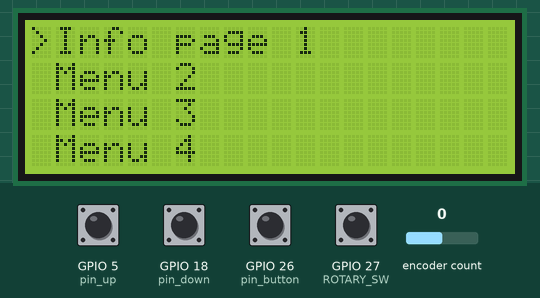
Recording of a sketch running on a simulated ESP32. Parts: 20×4 character LCD. The inputs (shaded band) are chosen by the test bench; at power-on: GPIO 5 (pin_up), GPIO 18 (pin_down), GPIO 26 (pin_button), GPIO 27 (ROTARY_SW) HIGH, encoder count 0. What the sketch prints to the serial monitor is not drawn.

Above: at 1.3 s.
1.4 s: GPIO 26 (pin_button) pulled LOW for 0.15 s
At 2.7 s:
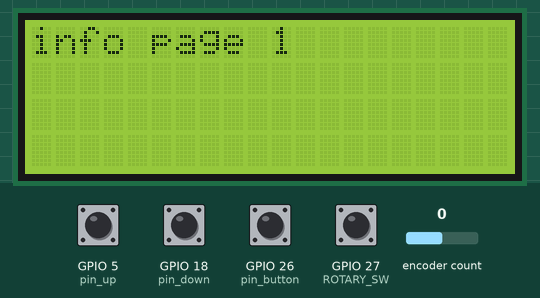
4.5 s: GPIO 26 (pin_button) pulled LOW for 1 s
At 6.5 s:
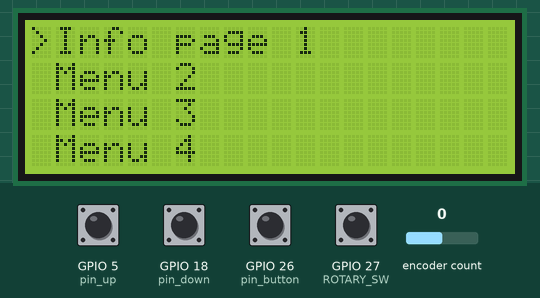
7.0 s: GPIO 5 (pin_up) pulled LOW for 0.15 s
At 7.07 s:
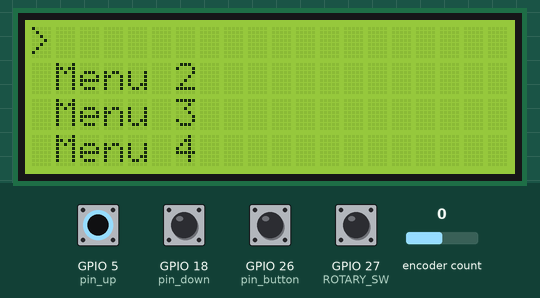
8.6 s: GPIO 18 (pin_down) pulled LOW for 0.15 s
At 9.9 s:
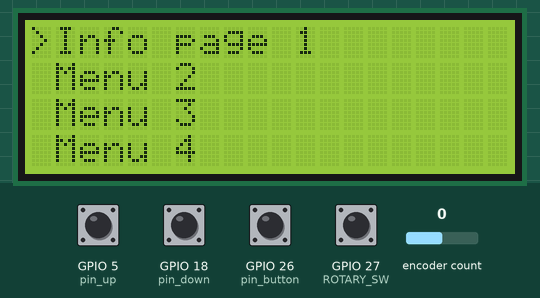
10.2 s: GPIO 26 (pin_button) pulled LOW for 0.15 s
At 10.6 s:
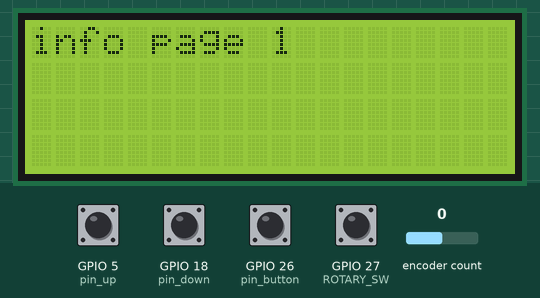
Timing chart, 0 to 13.2 s (numbered marks = the images above; inputs shaded):
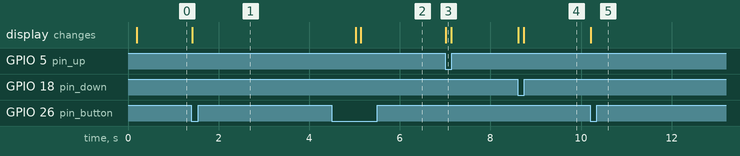

Measured:
- after the input at 1.4 s, the display: changes at once (image 1)
- after the input at 4.5 s, the display: first changes after 0.52 s (image 2 shows a later state)
- after the input at 7.0 s, the display: changes at once (image 3)
- after the input at 8.6 s, the display: first changes at once (image 4 shows a later state)
- after the input at 10.2 s, the display: changes at once (image 5)

The sketch:

LCDscrollmenu.ino
```cpp
#include <Arduino.h>

/*
 * Concept of scrolling LCD menu.
 *
 * you have to uncomment at least either BUTTON_ENABKED, or either ROTARY_ENABLED (, or both).
 *
 */
#define BUTTONS_ENABLED         // uncomment this line if you want use buttons
#define ROTARY_ENABLED         // uncomment this line if you want use rotary encoder switch

// control menu by buttons
#ifdef BUTTONS_ENABLED
  #define pin_up 5
  #define pin_down 18
  #define pin_button 26
#endif

// control menu by rotary switch
#ifdef ROTARY_ENABLED
  #define ROTARY_A 4      // somtimes reffering as CLK on rotary switch
  #define ROTARY_B  15    // somtimes reffering as DT on rotary switch
  #define ROTARY_SW  27   // rotary button pin

  #define CLICKS_PER_STEP   4   // this number depends on your rotary encoder
  #include "ESPRotary.h";
  ESPRotary r;
  #include "Button2.h"; //  https://github.com/LennartHennigs/Button2
  Button2 b;
#endif

#include <LiquidCrystal_I2C.h>
#define LCDADDR 0x27                           // address of LCD on I2C bus
#define LCDLINES 4                             // how many lines of the LCD
#define LCDCOLUMNS 20                          // how many columns of the LCD
LiquidCrystal_I2C lcd(LCDADDR, LCDCOLUMNS, LCDLINES);
// roundup = ceil();

int menu_cursor = 0;
int cursorpos_prev=1;   //dont change it

const int maxmenuitem = 14;      // elements number of menu_labels
const char *menu_labels [maxmenuitem] =   // create menu labels
  {
   "Info page 1",
   "Menu 2",
   "Menu 3",
   "Menu 4",
   "Menu 5",
   "Menu 6",
   "Menu 7",
   "Menu 8",
   "Menu 9",
   "Menu 10",
   "Menu 11",
   "Menu 12",
   "Menu 13",
   "Lastmenu"
    };

bool menu_selected [maxmenuitem] = { false };
/*
    false,
    false,
    false,
    false,
    false,
    false,
    false,
    false
    };
*/

/*  not in use.
 //count elements of an array
int arrayCount (char *arr)
{
  return sizeof(arr)/sizeof(*arr);
}
*/

/*
 *
 * rotary
 *
 */
#ifdef ROTARY_ENABLED
// single click
void click(Button2& btn) {
  buttonSelect();
  Serial.println("Click!");
}

// long click
void resetPosition(Button2& btn) {
  r.resetPosition();
  Serial.println("Reset!");
}
#endif


/*
 *
 * MENU
 *
 */
void showMenu(int cursorpos)
{
  Serial.println(cursorpos);

  if (cursorpos < LCDLINES)
    {
    if ( maxmenuitem < LCDLINES)
      {
      for (int ROW=0; ROW < maxmenuitem; ROW++)
        {
        lcd.setCursor(1,ROW);
        lcd.print("               ");
        delay(10);
        lcd.setCursor(1,ROW);
        lcd.print(menu_labels[ROW]);
        Serial.print("1st ");
        Serial.print("Menu label: "); Serial.println(menu_labels[ROW]);
        }
      }
    else
      {
      for (int ROW=0; ROW < LCDLINES; ROW++)
        {
        lcd.setCursor(1,ROW);
        lcd.print("               ");
        delay(10);
        lcd.setCursor(1,ROW);
        lcd.print(menu_labels[ROW]);
        Serial.print("2nd ");
        Serial.print("Menu label: "); Serial.println(menu_labels[ROW]);
        }
      }
    }
  else
    {
    int labelPos = cursorpos-(LCDLINES-1);
    for (int ROW=0; ROW < 4 ; ROW++)
      {
      lcd.setCursor(1,ROW);
      lcd.print("               ");
      lcd.setCursor(1,ROW);
      int labelno= labelPos + ROW;
      lcd.print(menu_labels[labelno]);
      Serial.print("3rd ");
      Serial.print("Menu label: "); Serial.println(menu_labels[labelno]);
      }
    }
}

void menuSelected(int menuPoint)
{
 if (menu_selected[menuPoint])
      {
      switch (menuPoint)
        {
         /*
          * write your menus loops in the cases.
          * 1st menupoint always 0.
          * you have to exetend cases to maxemnucases-1.
          * e.g. maxemenuitems = 14 then your last case is 13
          */
        case 0 :
        lcd.clear();
        lcd.setCursor(0,0);
        lcd.print("info page 1");
        delay(500);
        break;

        case 1 :
        lcd.clear();
        lcd.setCursor(0,0);
        lcd.print("info page 1");
        delay(500);

        break;

        case 2 :
        break;

        case 3 :
        break;
        }
      }
}

void menuCursorPos(int cursorpos)
{
  if (cursorpos != cursorpos_prev)
    {
    showMenu(cursorpos);
    lcd.setCursor(0,cursorpos_prev);
    lcd.print(" ");
    }

  if (cursorpos < LCDLINES)
    {
    lcd.setCursor(0,cursorpos);
    }
  else
    {
    lcd.setCursor(0,LCDLINES-1);
    }
  if (!menu_selected[menu_cursor])
    {
    lcd.print(">");
    }
  else
    {
    lcd.print("X");
    }
  cursorpos_prev = cursorpos;
}

void buttonUp()
{
  static unsigned long last_interrupt_time = 0;
  unsigned long interrupt_time = millis();
  // If interrupts come faster than 200ms, assume it's a bounce and ignore
  if ( (interrupt_time - last_interrupt_time) >= 200)
    {
    if ( menu_cursor < (maxmenuitem - 1) && !menu_selected[menu_cursor] )
      {
      menu_cursor++;
      //menuCursorPos(menu_cursor);
      }
    }
  last_interrupt_time = interrupt_time;
  }

void buttonDown()
{
  static unsigned long last_interrupt_time = 0;
  unsigned long interrupt_time = millis();
  // If interrupts come faster than 200ms, assume it's a bounce and ignore
  if ( (interrupt_time - last_interrupt_time) >= 200)
    {
    if ( menu_cursor > 0 && !menu_selected[menu_cursor] )
      {
      menu_cursor--;
      //menuCursorPos(menu_cursor);
      }
    }
  last_interrupt_time = interrupt_time;
  }

void buttonSelect()
  {
  static unsigned long last_interrupt_time = 0;
  unsigned long interrupt_time = millis();
  // If interrupts come faster than 200ms, assume it's a bounce and ignore
  if ( (interrupt_time - last_interrupt_time) >= 200)
    {
    menu_selected[menu_cursor] = !menu_selected[menu_cursor];
    // may you need make menuselect overrides here if you want to do anithing in the menu.
    if (menu_selected[menu_cursor])
      {
      Serial.print("menu selected: ");

      }
      else
      {
      Serial.print("menu unselected: ");
      cursorpos_prev++;
      }
      Serial.println(menu_cursor);
    }
  last_interrupt_time = interrupt_time;
  }

#ifdef ROTARY_ENABLED
// on change
void rotate(ESPRotary& r) {
   Serial.println(r.getPosition());
}

// on left or right rotation
void showDirection(ESPRotary& r) {
  Serial.println(r.directionToString(r.getDirection()));
  if ( r.directionToString(r.getDirection()) == "LEFT" )
    {
      buttonDown();
    }
  if ( r.directionToString(r.getDirection()) == "RIGHT" )
    {
      buttonUp();
    }

}
#endif

void setup()
{
  Serial.begin(115200); //Serial Monitor Console Baud Setting
  while (!Serial)
    {
    ; // wait for serial port to connect. Needed for native USB port only
    }
  Serial.println("");
  #ifdef BUTTONS_ENABLED
  // set up butons
  pinMode(pin_up, INPUT_PULLUP); //RotaryCLK
  pinMode(pin_down, INPUT_PULLUP); //RotaryDT
  pinMode(pin_button, INPUT_PULLUP); //Button

  attachInterrupt(digitalPinToInterrupt(pin_up), buttonUp, FALLING);     //PushButton down pin is an interrupt pin
  attachInterrupt(digitalPinToInterrupt(pin_down), buttonDown, FALLING); //PushButton down pin is an interrupt pin
  attachInterrupt(digitalPinToInterrupt(pin_button), buttonSelect, FALLING);   //PushButton pin is an interrupt pin
  #endif

  #ifdef ROTARY_ENABLED
  // set up rotary
    pinMode(ROTARY_A, INPUT_PULLUP); //RotaryCLK
    pinMode(ROTARY_B, INPUT_PULLUP); //RotaryDT
    pinMode(ROTARY_SW, INPUT_PULLUP); //Button

    r.begin(ROTARY_A, ROTARY_B, CLICKS_PER_STEP);
    r.setChangedHandler(rotate);
    r.setLeftRotationHandler(showDirection);
    r.setRightRotationHandler(showDirection);

    b.begin(ROTARY_SW);
    b.setTapHandler(click);
    b.setLongClickHandler(resetPosition);
  #endif

  //maxmenuitem = arrayCount(*menu_labels);
  Serial.println(maxmenuitem);
  lcd.begin();
  lcd.clear();
  menuCursorPos(menu_cursor);
  }

void loop()
{
  yield();
  #ifdef ROTARY_ENABLED
    r.loop();
    b.loop();
  #endif
  menuCursorPos(menu_cursor);
  menuSelected(menu_cursor);
  }
```
